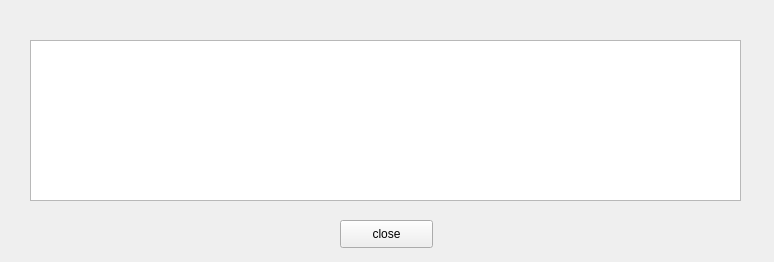
<?xml version="1.0" encoding="UTF-8"?>
<ui version="4.0">
 <class>MainWindow</class>
 <widget class="QMainWindow" name="MainWindow">
  <property name="geometry">
   <rect>
    <x>0</x>
    <y>0</y>
    <width>774</width>
    <height>262</height>
   </rect>
  </property>
  <property name="windowTitle">
   <string>MainWindow</string>
  </property>
  <widget class="QWidget" name="centralWidget">
   <widget class="QPlainTextEdit" name="textEdit">
    <property name="geometry">
     <rect>
      <x>30</x>
      <y>40</y>
      <width>711</width>
      <height>161</height>
     </rect>
    </property>
   </widget>
   <widget class="QPushButton" name="closeBtn">
    <property name="geometry">
     <rect>
      <x>340</x>
      <y>220</y>
      <width>93</width>
      <height>28</height>
     </rect>
    </property>
    <property name="text">
     <string>close</string>
    </property>
   </widget>
  </widget>
 </widget>
 <layoutdefault spacing="6" margin="11"/>
 <resources/>
 <connections/>
</ui>
